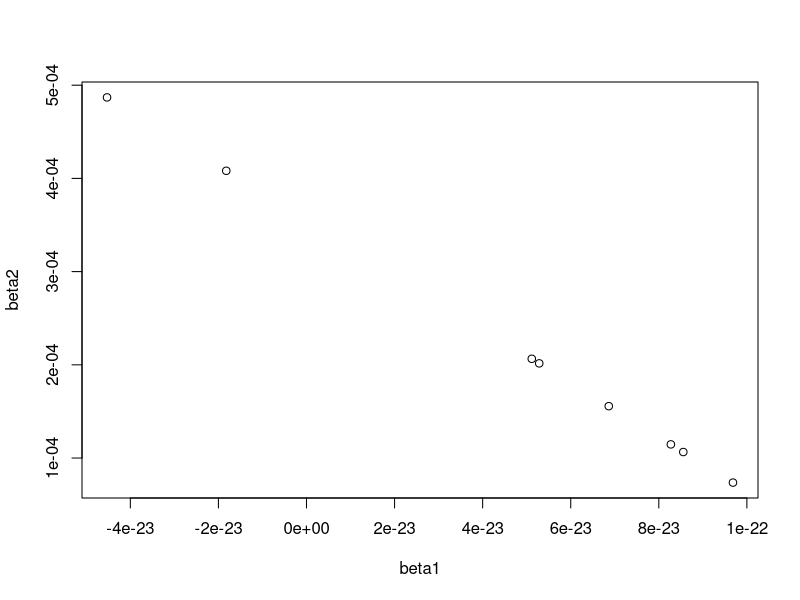
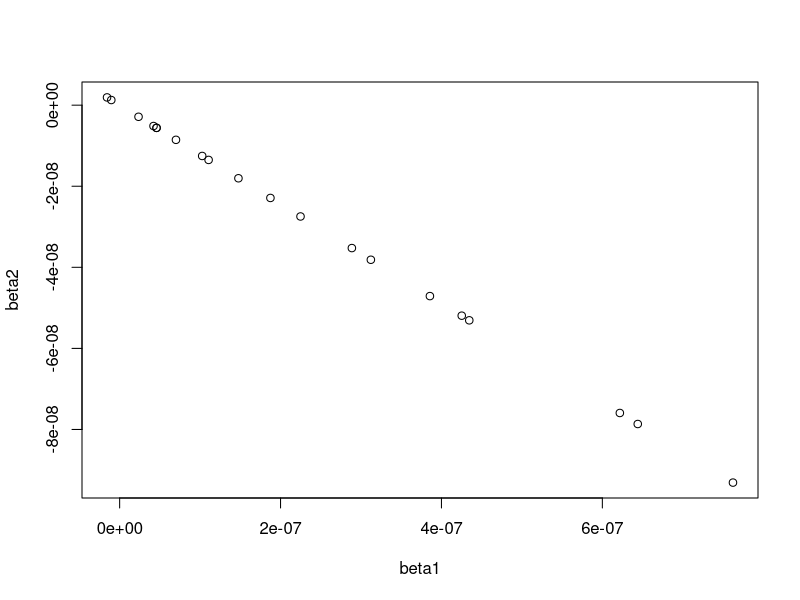

Here is the R script that generated these plots, in order:
# for fly/flower system

B1 = 5.64e-24 # fly    - tongue
B2 = 1.64e-05 # flower - tube

z1 <- c(79.3,54.8,57.0,72.8,42.9,58.4,85.8,75.6)
z2 <- c(77.0,50.0,49.1,52.6,41.1,58.6,60.8,68.0)

k1 <- 16.97
k2 <- 4.69


beta1 <- B1*(z2+k1-z1)
beta2 <- B2*(z1+k2-z2)

plot(beta1,beta2)

# for weevil/fuit system

B1 = 6.10e-08 # weevil - snout
B2 = 7.45e-09 # fruit  - pericarp

z1 <- c(0.72,0.61,1.02,0.83,0.87,1.17,0.74,0.69,0.59,0.91,0.66,0.94,0.70,1.87,1.14,1.87,1.55,1.85,1.61,0.46)^2
z2 <- c(0.59,0.87,1.65,1.20,1.38,2.47,1.14,1.08,1.47,2.82,1.69,2.45,2.61,2.68,3.39,1.80,3.60,3.99,2.38,2.68)^2

k1 <- 0
k2 <- 0


beta1 <- B1*(z2+k1-z1)
beta2 <- B2*(z1+k2-z2)

plot(beta1,beta2)